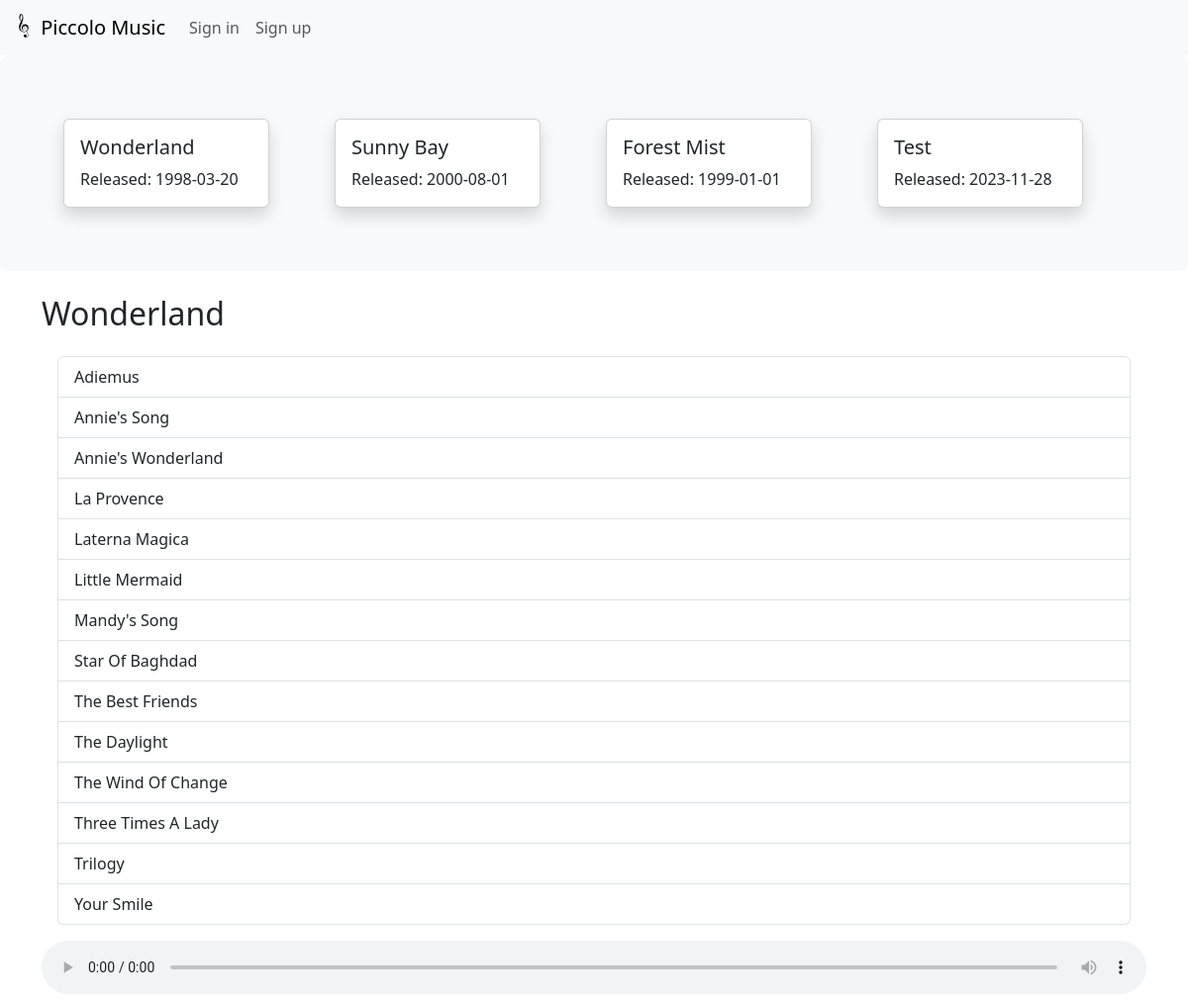
Screenshot of /?album_id=1 with the database file from the repository.
### tables this page shows
CREATE TABLE `tb_album` (
  `id` int(11) NOT NULL,
  `name` varchar(25) NOT NULL,
  `author` varchar(20) NOT NULL,
  `released` date DEFAULT NULL,
  `img_path` varchar(100) NOT NULL
);

CREATE TABLE `tb_music` (
  `id` int(11) NOT NULL,
  `name` varchar(25) NOT NULL,
  `author` varchar(25) NOT NULL,
  `duration` time NOT NULL,
  `album_id` int(11) NOT NULL,
  `path` varchar(100) NOT NULL
);

### src/database.php (called while the page is built, shortened)
<?php
function get_database(): PDO
{
    try {
        static $db = new PDO('mysql:host=localhost;dbname=db_music', 'root', '');
        return $db;
    } catch (PDOException $e) {
        die('failed to connect to database: ' . $e->getMessage());
    }
}
function get_albums(): PDOStatement
{
    $db = get_database();
    $stmt = $db->prepare('SELECT * FROM tb_album');
    if (!$stmt->execute())
        die('failed to query from database');
    return $stmt;
}
function get_album_by_id($album_id): PDOStatement
{
    $db = get_database();
    $stmt = $db->prepare('SELECT * FROM tb_album WHERE id = ?');
    $stmt->execute([$album_id]);
    return $stmt;
}
function get_music_by_album_id($album_id): PDOStatement
{
    $db = get_database();
    $stmt = $db->prepare('SELECT tb_music.* FROM tb_music JOIN tb_album ON album_id = tb_album.id WHERE tb_album.id = ?');
    $stmt->execute([$album_id]);
    return $stmt;
}

### src/index.php (the view, shortened to what this page needs)
<?php include "header.php"; ?>
<?php include "navbar.php"; ?>
<main style="margin: auto;">
    <div class="p-5 mb-4 bg-body-tertiary rounded-3">
        <div class="row p-3">
            <?php
            include "database.php";
            $albums = get_albums();
            foreach ($albums as $row) {
                $album_name = $row["name"];
                $album_released_date = $row["released"];
            ?>
                <div class="col">
                    <div class="card shadow" style="width: 13rem;">
                        <div class="card-body">
                            <h5 class="card-title"><?= $album_name ?></h5>
                            <p class="card-text">Released: <?= $album_released_date ?></p>
                        </div>
                    </div>
                </div>
            <?php
            }
            ?>
        </div>
    </div>
    <?php
    if (isset($_GET['album_id'])) {
        $album_id = $_GET["album_id"];
        $album_name = get_album_by_id($album_id)->fetch(PDO::FETCH_ASSOC)['name'];
    ?>
        <div class="container">
            <h2><?= $album_name ?></h2>
            <div class="list-group p-3">
                <?php
                $music = get_music_by_album_id($album_id);
                foreach ($music as $row) {
                ?>
                    <button type="button" class="list-group-item list-group-item-action" data-src="<?= $row['path'] ?>"><?= $row['name'] ?></button>
                <?php
                }
                ?>
            </div>
            <audio controls src="" style="width: 100%;"></audio>
        </div>
    <?php
    }
    ?>
</main>
<?php include "footer.php"; ?>

### src/header.php (shortened to what this page needs)
<!DOCTYPE html>
<html lang="en">
<head>
    <link href="https://cdn.jsdelivr.net/npm/bootstrap@5.3.2/dist/css/bootstrap.min.css" rel="stylesheet">
</head>
<body>

### src/navbar.php (shortened to what this page needs)
<nav class="navbar navbar-expand-lg bg-body-tertiary">
    <div class="container-fluid">
        <a class="navbar-brand" href="/index.php">
            <img src="img/icon.svg" alt="Logo" width="24" height="24" class="d-inline-block align-text-top">
            Piccolo Music
        </a>
        <div class="collapse navbar-collapse" id="navbarSupportedContent">
            <ul class="navbar-nav me-auto mb-2 mb-lg-0">
                <?php
                if (isset($_SESSION["username"])) {
                ?>
                    <span class="navbar-text">
                        Hello, <b><?= $_SESSION["username"] ?></b>
                    </span>
                    <li class="nav-item">
                        <a class="nav-link" href="/signout.php">Sign out</a>
                    </li>
                    <?php
                    if ($_SESSION["is_admin"]) {
                    ?>
                        <li class="nav-item dropdown">
                            <a class="nav-link dropdown-toggle" href="#" role="button" data-bs-toggle="dropdown" aria-expanded="false">
                                Manage
                            </a>
                            <ul class="dropdown-menu">
                                <li><a class="dropdown-item" href="/albums.php">Albums</a></li>
                                <li><a class="dropdown-item" href="/music.php">Music</a></li>
                            </ul>
                        </li>
                    <?php
                    }
                    ?>
                <?php
                } else {
                ?>
                    <li class="nav-item">
                        <a class="nav-link" href="/signin.php">Sign in</a>
                    </li>
                    <li class="nav-item">
                        <a class="nav-link" href="/signup.php">Sign up</a>
                    </li>
                <?php
                }
                ?>
            </ul>
        </div>
    </div>
</nav>

### src/footer.php (shortened to what this page needs)
</body>
</html>

### rows the page displays
tb_album: name "Wonderland", released "1998-03-20"
tb_album: name "Sunny Bay", released "2000-08-01"
tb_album: name "Forest Mist", released "1999-01-01"
tb_album: name "Test", released "2023-11-28"
tb_music: name "Adiemus"
tb_music: name "Annie's Song"
tb_music: name "Annie's Wonderland"
tb_music: name "La Provence"
tb_music: name "Laterna Magica"
tb_music: name "Little Mermaid"
tb_music: name "Mandy's Song"
tb_music: name "Star Of Baghdad"
tb_music: name "The Best Friends"
tb_music: name "The Daylight"
tb_music: name "The Wind Of Change"
tb_music: name "Three Times A Lady"
tb_music: name "Trilogy"
tb_music: name "Your Smile"
